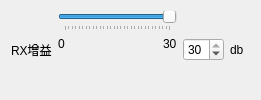
               <widget class="QWidget" name="widget_9" native="true">
                <layout class="QHBoxLayout" name="horizontalLayout_11" stretch="1,6,1,1">
                 <item>
                  <widget class="QLabel" name="label_15">
                   <property name="text">
                    <string>RX增益</string>
                   </property>
                  </widget>
                 </item>
                 <item>
                  <layout class="QVBoxLayout" name="verticalLayout_7" stretch="0,0">
                   <item>
                    <widget class="QSlider" name="sub_gain_slider">
                     <property name="minimum">
                      <number>0</number>
                     </property>
                     <property name="maximum">
                      <number>30</number>
                     </property>
                     <property name="value">
                      <number>30</number>
                     </property>
                     <property name="orientation">
                      <enum>Qt::Horizontal</enum>
                     </property>
                     <property name="tickPosition">
                      <enum>QSlider::TicksBelow</enum>
                     </property>
                     <property name="tickInterval">
                      <number>1</number>
                     </property>
                    </widget>
                   </item>
                   <item>
                    <layout class="QHBoxLayout" name="horizontalLayout_10" stretch="1,10,1">
                     <item>
                      <widget class="QLabel" name="label_13">
                       <property name="text">
                        <string>0</string>
                       </property>
                       <property name="alignment">
                        <set>Qt::AlignLeading|Qt::AlignLeft|Qt::AlignTop</set>
                       </property>
                      </widget>
                     </item>
                     <item>
                      <spacer name="horizontalSpacer_5">
                       <property name="orientation">
                        <enum>Qt::Horizontal</enum>
                       </property>
                       <property name="sizeHint" stdset="0">
                        <size>
                         <width>98</width>
                         <height>20</height>
                        </size>
                       </property>
                      </spacer>
                     </item>
                     <item>
                      <widget class="QLabel" name="label_14">
                       <property name="text">
                        <string>30</string>
                       </property>
                       <property name="alignment">
                        <set>Qt::AlignLeading|Qt::AlignLeft|Qt::AlignTop</set>
                       </property>
                      </widget>
                     </item>
                    </layout>
                   </item>
                  </layout>
                 </item>
                 <item>
                  <widget class="QSpinBox" name="sub_gain_spin_box">
                   <property name="contextMenuPolicy">
                    <enum>Qt::DefaultContextMenu</enum>
                   </property>
                   <property name="maximum">
                    <number>30</number>
                   </property>
                   <property name="value">
                    <number>30</number>
                   </property>
                  </widget>
                 </item>
                 <item>
                  <widget class="QLabel" name="label_17">
                   <property name="text">
                    <string>db</string>
                   </property>
                  </widget>
                 </item>
                </layout>
               </widget>
